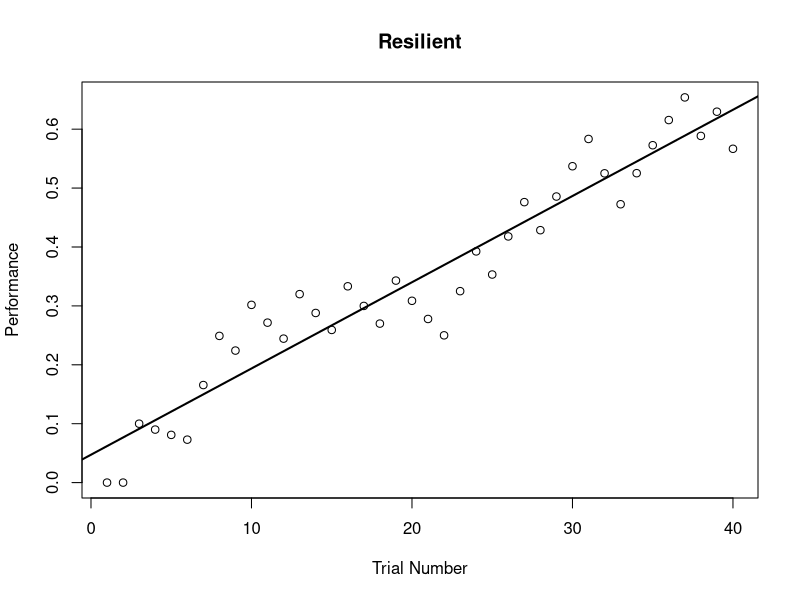
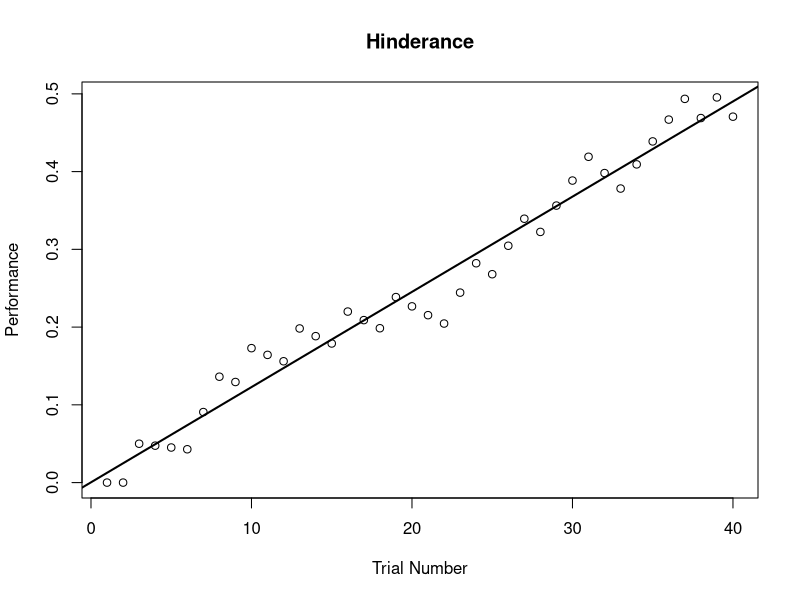
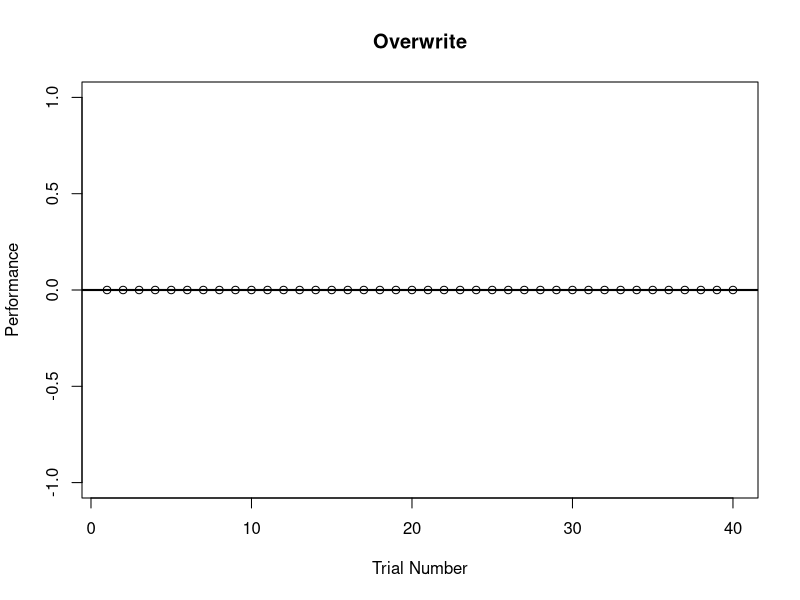
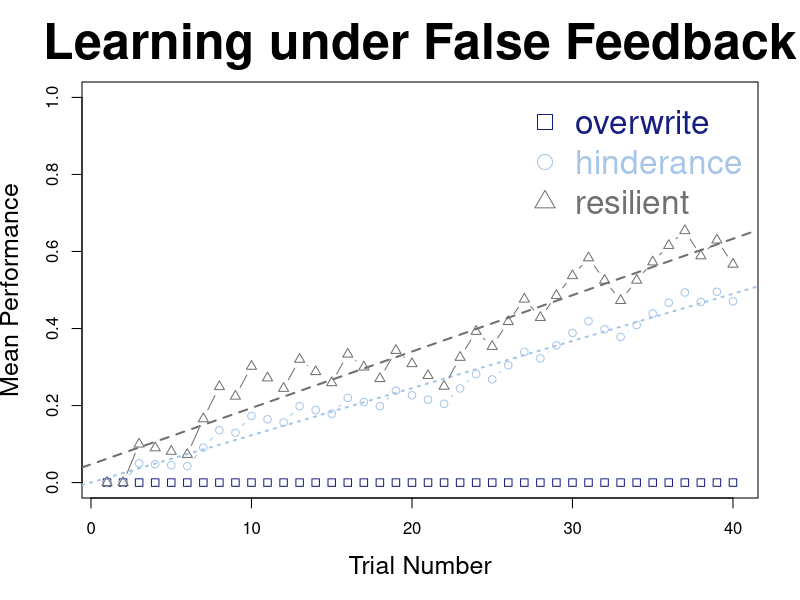

The R source for these figures, in order:
## ---- chunk 1
knitr::opts_chunk$set(echo = TRUE)
## ---- chunk 2

# Startwahrscheinlichkeit .1 (10 Finger; 10 RW Modelle)

#load library
library(gtools)
# possbilities to move a finger
# A: correct finger, O: other finger
x <- c("A","O")
# get all permutations of 
# motor prediction error: movement correct/false (performance)
# visual prediction error: correct/false feedback
options <- c("instruction", "moved", "feedback")
permutations(n=length(x),r=length(options),v=x,repeats.allowed=T)

### The Rescorla-Wagner learning rule implemented as an R function

# alpha: learning rate
# lambda: outcome; actual finger moved

# lambda 1: richtig
# lambda 0: falsch


# updated function with Rasmus
update_RW <- function(value, alpha=.5, lambda=1) {
  value_compound <- sum(value)                    # value of the compound; Erwartungswert
  prediction_error <- lambda - value_compound     # prediction error
  value_change <- alpha * prediction_error # change in strength
  value <- value + value_change                   # update value
  # similar as
  #value <- value + alpha * (lambda - value_compound) # formula of daw: - prediction_error
  return(value)
}

# create random (shuffled) vector of experimental/control trials
# feedback is either correct/false
feedback<-rep(0:1, each=20)
feedback<-sample(feedback)
n_trials<-40 # 40 trials
## ---- chunk 3
strength_resilient <- numeric(n_trials) # vector off zeros

# present CS-US pairings and update
for(trial in 2:n_trials) {
  # lambda 1: richtig
  # lambda 0: falsch
  strength_resilient[trial] <- update_RW( strength_resilient[trial-1], alpha=.1, lambda=feedback[trial])
}

print(strength_resilient)
##  [1] 0.0000000 0.1000000 0.0900000 0.1810000 0.1629000 0.1466100 0.1319490
##  [8] 0.1187541 0.2068787 0.2861908 0.2575717 0.3318146 0.3986331 0.3587698
## [15] 0.4228928 0.4806035 0.4325432 0.3892889 0.3503600 0.3153240 0.3837916
## [22] 0.4454124 0.4008712 0.4607841 0.5147057 0.5632351 0.5069116 0.5562204
## [29] 0.5005984 0.4505385 0.5054847 0.4549362 0.5094426 0.5584983 0.5026485
## [36] 0.5523837 0.5971453 0.5374308 0.4836877 0.5353189

# plot command
plot(
  strength_resilient, 
  xlab = "Trial Number",
  ylab = "Performance",
  pch = 1
)

strength_data_and_trial <- data.frame(strength=strength_resilient, trial=1:40)
model <- lm(strength  ~ trial, strength_data_and_trial)
abline(model, lwd = 2)

title(main = "Resilient")
## ---- chunk 4

strength_hinderance <- numeric(n_trials) # vector off zeros

# present CS-US pairings and update
for(trial in 2:n_trials) {
  # lambda 1: richtig
  # lambda 0: falsch
  strength_hinderance[trial] <- update_RW( strength_hinderance[trial-1], alpha=.05, lambda=feedback[trial])
}

print(strength_hinderance)
##  [1] 0.00000000 0.00000000 0.05000000 0.04750000 0.04512500 0.09286875
##  [7] 0.08822531 0.13381405 0.12712334 0.17076718 0.21222882 0.20161738
## [13] 0.24153651 0.22945968 0.26798670 0.30458736 0.33935800 0.32239010
## [19] 0.30627059 0.34095706 0.37390921 0.35521375 0.38745306 0.41808041
## [25] 0.39717639 0.37731757 0.35845169 0.34052911 0.32350265 0.35732752
## [31] 0.38946114 0.41998808 0.44898868 0.42653925 0.40521228 0.43495167
## [37] 0.41320409 0.44254388 0.42041669 0.39939585

# plot command
plot(
  strength_hinderance, 
  xlab = "Trial Number",
  ylab = "Performance",
  pch = 1
)
strength_data_and_trial <- data.frame(strength=strength_hinderance, trial=1:40)
model <- lm(strength  ~ trial, strength_data_and_trial)
abline(model, lwd = 2)
title(main = "Hinderance")
## ---- chunk 5

strength_overwrite <- numeric(n_trials) # vector off zeros

# present CS-US pairings and update
for(trial in 2:n_trials) {
  # lambda 1: richtig
  # lambda 0: falsch
  strength_overwrite[trial] <- update_RW( strength_overwrite[trial-1], alpha=0, lambda=feedback[trial])
}

print(strength_overwrite)

# plot command
plot(
  strength_overwrite, 
  xlab = "Trial Number",
  ylab = "Performance",
  pch = 1
)
strength_data_and_trial <- data.frame(strength=strength_overwrite, trial=1:40)
model <- lm(strength  ~ trial, strength_data_and_trial)
abline(model, lwd = 2)
title(main = "Overwrite")  

## ---- chunk 6
# plot characters: http://www.sthda.com/english/wiki/r-plot-pch-symbols-the-different-point-shapes-available-in-r
dark_blue = "#161F81FF" # rgb(22, 31, 129, 0.5, maxColorValue = 255)
light_blue = "#A7C5E8FF"  # rgb(167, 197, 232, 0.95, maxColorValue = 255)
my_grey = "#707071FF" # rgb(112, 112, 113, 0.95, maxColorValue = 255)

#par(oma = c(2, 2, 2, 2)) # Set the margin on all sides to 2

plot(
  strength_overwrite, 
  main = "Learning under False Feedback",
  xlab = "Trial Number",
  ylab = "Mean Performance",
  #pch = 1,
  pch = 0,
  type="b",
  col=dark_blue,
  ylim=c(0,1.0),
  cex.main = 3.0,
  cex.lab = 1.5
)

#strength_data_and_trial <- data.frame(strength=strength_overwrite, trial=1:40)
#model <- lm(strength  ~ trial, strength_data_and_trial)
#abline(model, lwd = 2, col=dark_blue, type="solid")

#title(main = "Learning under False Feedback")  

lines(
  x = 1:40,
  y = strength_hinderance[1:40],
  col=light_blue,
  #lty="dotted",
  #lwd="2",
  type="b",
  pch=1
)

strength_data_and_trial <- data.frame(strength=strength_hinderance, trial=1:40)
model <- lm(strength  ~ trial, strength_data_and_trial)
abline(model, lwd = 2, col=light_blue, lty="dotted")

lines(
  x = 1:40,
  y = strength_resilient[1:40],
  #pch=0,
  type="b",
  pch = 2,
  col=my_grey
)

strength_data_and_trial <- data.frame(strength=strength_resilient, trial=1:40)
model <- lm(strength  ~ trial, strength_data_and_trial)
abline(model, lwd = 2, col=my_grey, lty="dashed")

legend("topright", text.col=c(dark_blue, light_blue, my_grey), col = c(dark_blue, light_blue, my_grey), legend = c("overwrite", "hinderance", "resilient"), pch = c(0, 1, 2), bty = "n", cex=2.0)
